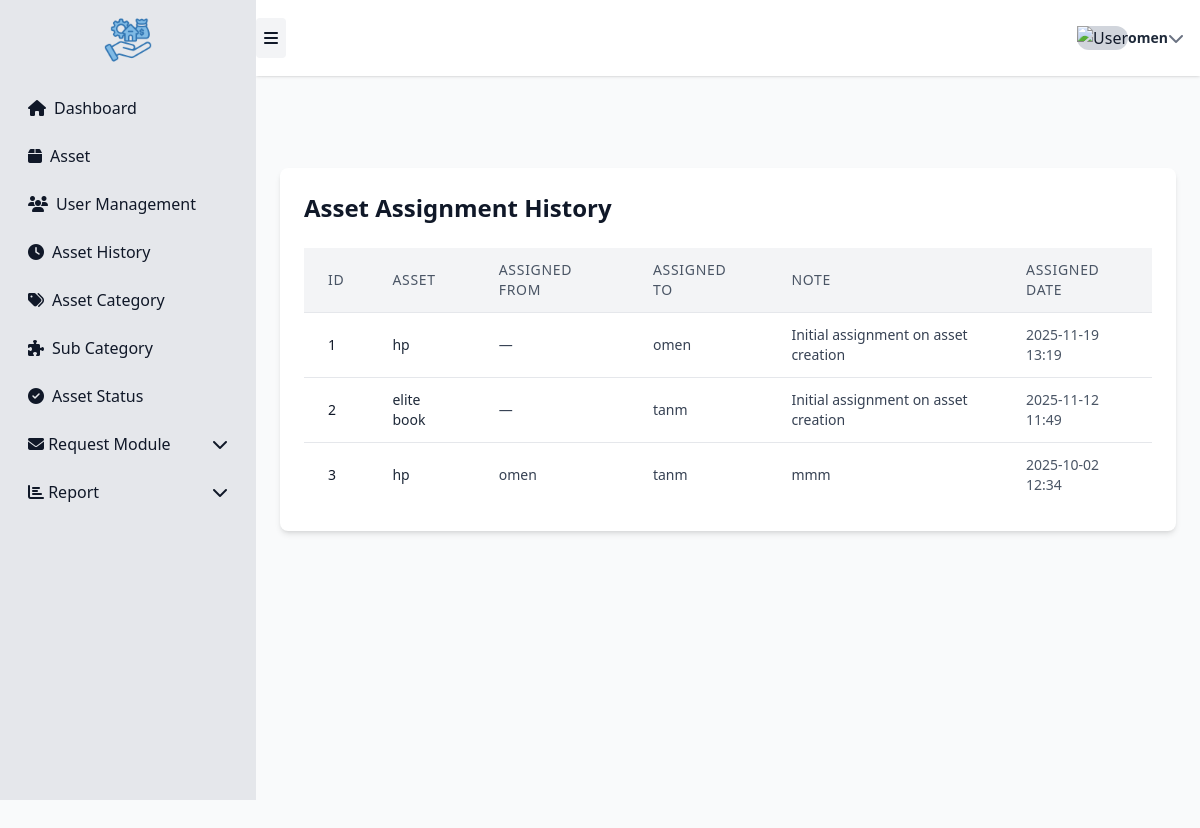
The app's page /assets/history/ (signed in) with its own data.
### asset1/models.py (models this page shows, shortened)
class AssignmentHistory(models.Model):
    asset = models.ForeignKey(Asset, on_delete=models.CASCADE, related_name="history")
    assigned_from = models.ForeignKey(settings.AUTH_USER_MODEL, null=True, blank=True,
                                      on_delete=models.SET_NULL, related_name="+")
    assigned_to = models.ForeignKey(settings.AUTH_USER_MODEL, null=True, blank=True,
                                    on_delete=models.SET_NULL, related_name="+")
    note = models.TextField(blank=True)
    created_at = models.DateTimeField(auto_now_add=True)
    class Meta:
        ordering = ["-created_at"]

class Asset(models.Model):
    STATUS_AVAILABLE = "available"
    STATUS_ASSIGNED = "assigned"
    STATUS_MAINTENANCE = "maintenance"
    STATUS_LOST = "lost"
    STATUS_RETIRED = "retired"
    STATUS_CHOICES = [
        (STATUS_AVAILABLE, "Available"),
        (STATUS_ASSIGNED, "Assigned"),
        (STATUS_MAINTENANCE, "Maintenance"),
        (STATUS_LOST, "Lost"),
        (STATUS_RETIRED, "Retired"),
    ]
    uuid = models.UUIDField(default=uuid.uuid4, editable=False, unique=True)
    name = models.CharField(max_length=200)
    category = models.ForeignKey(Category, on_delete=models.PROTECT, related_name="assets")
    serial_number = models.CharField(max_length=200, blank=True, null=True, unique=True)
    description = models.TextField(blank=True)
    location = models.ForeignKey(Location, on_delete=models.SET_NULL, null=True, blank=True)
    status = models.CharField(max_length=32, choices=STATUS_CHOICES, default=STATUS_AVAILABLE)
    assigned_to = models.ForeignKey(settings.AUTH_USER_MODEL, null=True, blank=True,
                                    on_delete=models.SET_NULL, related_name="assigned_assets")
    acquired_date = models.DateField(null=True, blank=True)
    purchase_price = models.DecimalField(max_digits=12, decimal_places=2, null=True, blank=True)
    is_active = models.BooleanField(default=True)
    created_at = models.DateTimeField(auto_now_add=True)
    updated_at = models.DateTimeField(auto_now=True)

### asset1/views.py (the view)
# urls.py: path('assets/history/', views.asset_history, name='asset_history'),
@login_required
def asset_history(request):
    history = AssignmentHistory.objects.select_related("asset","assigned_to").all()
    return render(request, 'asset1/asset_history.html', {"history": history})

### asset1/templates/asset1/asset_history.html (shortened to what this page needs)
{% extends "asset1/sidebar.html" %}
{% block page_content %}
<div class="max-w-6xl mx-auto mt-10 p-6 bg-white rounded-lg shadow-md">
  <div class="flex justify-between items-center mb-6">
    <h2 class="text-2xl font-bold">Asset Assignment History</h2>
  </div>
  {% if history %}
  <div class="overflow-x-auto">
    <table class="min-w-full divide-y divide-gray-200 rounded-lg shadow-sm">
      <thead class="bg-gray-100">
        <tr>
          <th class="px-6 py-3 text-left text-sm font-medium text-gray-600 uppercase tracking-wider">ID</th>
          <th class="px-6 py-3 text-left text-sm font-medium text-gray-600 uppercase tracking-wider">Asset</th>
          <th class="px-6 py-3 text-left text-sm font-medium text-gray-600 uppercase tracking-wider">Assigned From</th>
          <th class="px-6 py-3 text-left text-sm font-medium text-gray-600 uppercase tracking-wider">Assigned To</th>
          <th class="px-6 py-3 text-left text-sm font-medium text-gray-600 uppercase tracking-wider">Note</th>
          <th class="px-6 py-3 text-left text-sm font-medium text-gray-600 uppercase tracking-wider">Assigned Date</th>
        </tr>
      </thead>
      <tbody class="bg-white divide-y divide-gray-200">
        {% for req in history %}
        <tr class="hover:bg-gray-100 transition">
          <td class="px-6 py-3 text-sm">{{ forloop.counter }}</td>
          <td class="px-6 py-3 text-sm font-medium text-gray-800">{{ req.asset.name }}</td>
          <td class="px-6 py-3 text-sm text-gray-700">
            {{ req.assigned_from|default:"—" }}
          </td>
          <td class="px-6 py-3 text-sm text-gray-700">
            {{ req.assigned_to|default:"—" }}
          </td>
          <td class="px-6 py-3 text-sm text-gray-700">{{ req.note|default:"—" }}</td>
          <td class="px-6 py-3 text-sm text-gray-600">{{ req.created_at|date:"Y-m-d H:i" }}</td>
        </tr>
        {% empty %}
        <tr>
          <td colspan="6" class="px-6 py-4 text-center text-gray-500">No history found.</td>
        </tr>
        {% endfor %}
      </tbody>
    </table>
  </div>
  {% else %}
    <p class="text-center text-gray-500 mt-4">No asset history found.</p>
  {% endif %}
</div>
{% endblock %}

### asset1/templates/asset1/sidebar.html (shortened to what this page needs)
{% extends "asset1/base.html" %}
{% load static %}
{% load widget_tweaks %}
{% block content %}
<link rel="stylesheet"
      href="https://cdnjs.cloudflare.com/ajax/libs/font-awesome/6.4.0/css/all.min.css"/>
<link rel="stylesheet" href="https://cdn.jsdelivr.net/npm/bootstrap-icons@1.10.5/font/bootstrap-icons.css">
<div class="min-h-screen w-full bg-gray-50">
    <aside id="sidebar"
       class="bg-gray-200 min-h-screen fixed top-0 left-0 flex-shrink-0 overflow-y-auto transition-all duration-300 z-50"
       " style="width: 16rem;">
        <div class="flex flex-col justify-between h-full">
            <div class="flex flex-col gap-2 p-4">
            <div class="mb-4">
                <img src="{% static 'images/asset.png' %}" alt="Asset Management Logo" class="h-12 mx-auto">
            </div>
                <a href="{% url 'asset1:dashboard' %}" class="flex items-center gap-2 px-3 py-2 rounded hover:bg-gray-300">
                    <i class="fas fa-home w-5"></i>
                    <span class="sidebar-text">Dashboard</span>
                </a>
                <a href="{% url 'asset1:asset_list' %}" class="flex items-center gap-2 px-3 py-2 rounded hover:bg-gray-300">
                    <i class="fas fa-box w-5"></i>
                    <span class="sidebar-text">Asset</span>
                </a>
                <a href="{% url 'asset1:employee_list' %}" class="flex items-center gap-2 px-3 py-2 rounded hover:bg-gray-300">
                    <i class="fas fa-users w-5"></i>
                    <span class="sidebar-text">User Management</span>
                </a>
                <a href="{% url 'asset1:asset_history' %}" class="flex items-center gap-2 px-3 py-2 rounded hover:bg-gray-300">
                    <i class="fas fa-clock w-5"></i>
                    <span class="sidebar-text">Asset History</span>
                </a>
                <a href="{% url 'asset1:asset_category' %}" class="flex items-center gap-2 px-3 py-2 rounded hover:bg-gray-300">
                    <i class="fas fa-tags w-5"></i>
                    <span class="sidebar-text">Asset Category</span>
                </a>
                <a href="{% url 'asset1:subcategory_list' %}" class="flex items-center gap-2 px-3 py-2 rounded hover:bg-gray-300">
                    <i class="fas fa-puzzle-piece w-5"></i>
                    <span class="sidebar-text">Sub Category</span>
                </a>
                <a href="{% url 'asset1:asset_status' %}" class="flex items-center gap-2 px-3 py-2 rounded hover:bg-gray-300">
                    <i class="fas fa-check-circle w-5"></i>
                    <span class="sidebar-text">Asset Status</span>
                </a>
                <details class="group">
                    <summary class="flex justify-between items-center px-3 py-2 rounded cursor-pointer hover:bg-gray-300">
                        <span>
                            <i class="fas fa-envelope w-5"></i>
                            <span class="sidebar-text">Request Module</span>
                        </span>
                        <i class="fas fa-chevron-down transition-transform group-open:rotate-180"></i>
                    </summary>
                </details>
                <details class="group">
                    <summary class="flex justify-between items-center px-3 py-2 rounded cursor-pointer hover:bg-gray-300">
                        <span>
                            <i class="fas fa-chart-bar w-5"></i>
                            <span class="sidebar-text">Report</span>
                        </span>
                        <i class="fas fa-chevron-down transition-transform group-open:rotate-180"></i>
                    </summary>
                </details>
            </div>
        </div>
    </aside>
    <nav id="navbar"
     class="bg-white shadow flex justify-between items-center px-10 h-20 flex-shrink-0 fixed top-0 z-40 transition-all duration-300"
     style="height: 4.75rem; left: 16rem; width: calc(100vw - 16rem);">
        <div class="flex items-center gap-4">
            <button id="sidebar-toggle"
                    class="p-2 rounded bg-gray-100 hover:bg-gray-200 transition">
                <i class="fa-solid fa-bars"></i>
            </button>
        </div>
        <div class="relative flex items-center" id="user-dropdown-container">
            <button id="user-dropdown-btn" class="flex items-center gap-3 px-4 py-2 rounded-lg hover:bg-gray-200 dark:hover:bg-gray-700 transition select-none">
                <div class="h-10 w-10 rounded-full overflow-hidden bg-gray-300 flex items-center justify-center">
                    <img id="user-avatar" src="" alt="User" class="object-cover w-full h-full">
                </div>
                <div class="flex flex-col leading-tight text-left sidebar-text">
                    <span class="text-gray-800 dark:text-gray-100 font-semibold text-sm">{{ user.get_username }}</span>
                </div>
                <i id="user-dropdown-icon" class="fas fa-chevron-down text-gray-500 ml-2 transition-transform duration-200"></i>
            </button>
        </div>
    </nav>
 <main id="main-content"
      class="overflow-y-auto p-6 bg-gray-50 transition-all duration-300"
      style="margin-left: 16rem; margin-top: 5rem; min-height: calc(100vh - 5rem);">
    {% block page_content %}{% endblock %}
</main>
</div>
{% endblock %}

### asset1/templates/asset1/asset_history.html (style rules this page uses)
html, body { overflow-x: hidden; }

### records on screen
AssignmentHistory: asset.name "hp", assigned_from "—", assigned_to "omen", note "Initial assignment on asset creation", created_at "2025-11-19 13:19"
AssignmentHistory: asset.name "elite book", assigned_from "—", assigned_to "tanm", note "Initial assignment on asset creation", created_at "2025-11-12 11:49"
AssignmentHistory: asset.name "hp", assigned_from "omen", assigned_to "tanm", note "mmm", created_at "2025-10-02 12:34"

### other values on screen
{{ user.get_username }} "omen"
